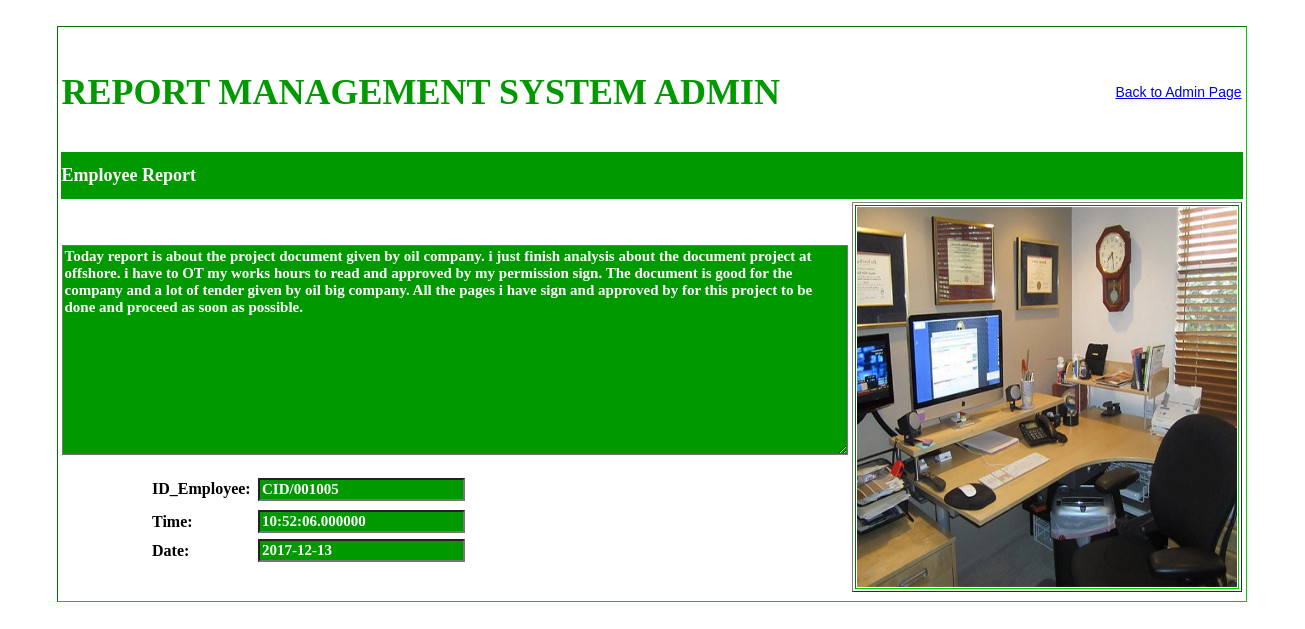
Page /3556_RMS/root/view_report.php?view=17 on the committed database.
### tables this page shows
CREATE TABLE IF NOT EXISTS `employee` (
  `id_employee` varchar(30) NOT NULL,
  `id_num` varchar(30) NOT NULL,
`report_id` int(250) NOT NULL,
  `your_report` varchar(500) NOT NULL,
  `picture` varchar(60) NOT NULL,
  `date` date NOT NULL,
  `time` time(6) NOT NULL
);

### 3556_RMS/root/view_report.php (the view, shortened to what this page needs)
<!DOCTYPE html PUBLIC "-//W3C//DTD XHTML 1.0 Transitional//EN" "http://www.w3.org/TR/xhtml1/DTD/xhtml1-transitional.dtd">
<html xmlns="http://www.w3.org/1999/xhtml">
<head>
</head>
<body>
<table width="1287" height="611" border="0">
  <tr>
    <th width="1277" height="605" align="center" scope="col"><table width="1099" height="578" border="1" class="greenoutline">
      <tr>
        <th height="572" align="center" scope="col"><table width="1047" height="540" border="0">
          <tr>
            <th width="637" height="74" align="left" scope="col"><p class="titlegreen">REPORT MANAGEMENT SYSTEM ADMIN</p></th>
            <th width="400" align="right" class="labletext" scope="col"><a href="admin_report_management.php">Back to Admin Page</a></th>
          </tr>
          <tr>
            <th height="45" colspan="2" align="left" class="greenblock" scope="col">Employee Report</th>
          </tr>
          <tr>
            <th align="center" valign="middle" scope="col">
              <form id="form1" name="form1" method="post" action="<?php echo $_SERVER['PHP_SELF']; ?>">
                <p>
              <?php
		      $msg = "";
			  $msg1 = "";
			  $msg2 = "";
			  $msg3 = "";
			  $msg4 = "";
			  if (isset($_GET['view']))
			  {
			  $row['report_id'] =  $_GET['view'];
              $c = mysqli_connect("localhost","root","","report_management_system");
	          $s = "select * from employee where report_id = '$row[report_id]'";
	          $result = mysqli_query($c,$s);
			  if ($result->num_rows > 0) {
	          while($row = $result->fetch_assoc()) {
			  $msg = "$row[id_employee]";
			  $msg3 = "$row[your_report]";
			  $msg1 = "$row[time]";
			  $msg2 = "$row[date]";
			  $msg4 = "<img src ='picture_storage/".$row['picture']."'class = 'greenoutline'>";
			  }
			  }
			  }
	          ?>
<textarea name="textechoreport" cols="85" rows="12" readonly="readonly" class="greeninfo" id="textechoreport"><?php echo $msg3; ?></textarea>
                </p>
                <table width="611" border="0">
                  <tr>
                    <th width="102" height="30" align="left" scope="col">ID_Employee: </th>
                    <th width="499" align="left" class="labletext" scope="col"> <label for="txtviewemployee"></label>
                      <input name="txtviewemployee" type="text" class="greeninfo" id="txtviewemployee" value= "<?php echo $msg; ?>" readonly="readonly"/></th>
                  </tr>
                  <tr>
                    <th height="27" align="left" scope="col">Time: </th>
                    <th align="left" class="labletext" scope="col"><label for="txtviewtime" "></label>
                      <input name="txtviewtime" type="text" class="greeninfo" id="txtviewtime" value="<?php echo $msg1; ?>" readonly="readonly"/>
                    </th>
                  </tr>
                  <tr>
                    <th height="22" align="left" scope="col">Date: </th>
                    <th align="left" class="labletext" scope="col"><label for="txtviewdate"></label>
                      <input name="txtviewdate" type="text" class="greeninfo" id="txtviewdate" value="<?php echo $msg2;?>" readonly="readonly" /></th>
                  </tr>
          </table>
              </form></th>
            <th align="right" valign="top" scope="col"><form id="form3" name="form3" method="post" action="<?php echo $_SERVER['PHP_SELF']; ?>">
              <table width="387" height="383" border="1">
                <tr class="greenoutline">
                  <th width="364" height="377" scope="col"><?php echo $msg4;?></th>
                  </tr>
                </table>
              </form></th>
          </tr>
          </table></th>
      </tr>
    </table></th>
  </tr>
</table>
</body>
</html>

### 3556_RMS/root/view_report.php (style rules this page uses)
.titlegreen { font-family: "Palatino Linotype", "Book Antiqua", Palatino, serif; font-size: 36px; color: #090; font-weight: bold; }
.labletext { font-family: "Arial Black", Gadget, sans-serif; font-size: 14px; color: #090; font-weight: lighter; }
.greenblock { font-family: "Palatino Linotype", "Book Antiqua", Palatino, serif; font-size: 18px; color: #FFF; background-color: #090; font-weight: bold; }
.greenoutline { border: thin none #0C0; height: 380px; width: 380px; }
.greeninfo { font-family: "Palatino Linotype", "Book Antiqua", Palatino, serif; font-size: 15px; color: #FFF; background-color: #090; font-weight: bold; }

### rows in the picture
employee: textechoreport "Today report is about the project document given by oil company. i just finish analysis about the document project at offshore. i have to OT my works hours to read and approved by my permission sign. The document is good for the company and a lot of tender given by oil big company. All the pages i have sign and approved by for this project to be done and proceed as soon as possible.", txtviewemployee "CID/001005", txtviewtime "10:52:06.000000", txtviewdate "2017-12-13", picture (picture)
